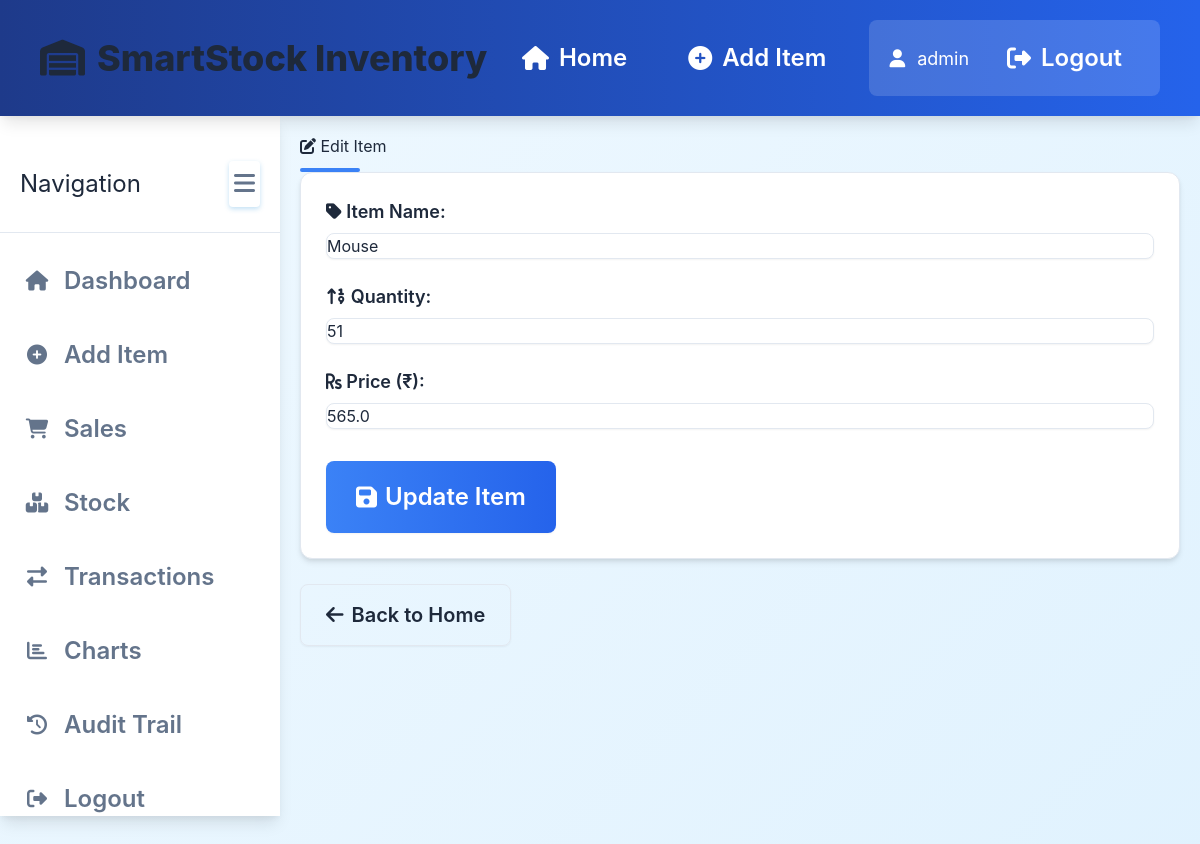
The app's page /edit-item/101 (signed in) with its own data.
### tables this page shows
CREATE TABLE Item (
                    item_code INTEGER PRIMARY KEY AUTOINCREMENT,
                    name TEXT,
                    qty INTEGER,
                    price REAL,
                    admin_id INTEGER,
                    created_at TIMESTAMP DEFAULT CURRENT_TIMESTAMP,
                    updated_at TIMESTAMP DEFAULT CURRENT_TIMESTAMP,
                    FOREIGN KEY (admin_id) REFERENCES Admin(admin_id)
                );

### app.py (the view, shortened to what this page needs)
@app.route('/edit-item/<int:item_id>', methods=['GET', 'POST'])
def edit_item(item_id):
    if 'logged_in' not in session:
        return redirect('/login')
    conn = None
    try:
        conn = get_db_connection()
    except Exception as e:
        if conn:
            conn.close()
        raise e
    queries = load_sql_query('read_queries.sql').split(';')
    item_query = queries[1].strip()  # Get specific item by ID query
    item = conn.execute(item_query, (item_id,)).fetchone()
    conn.close()
    return render_template('edit_item.html', item=item)

### app.py (called while the page is built)
def get_db_connection():
    conn = sqlite3.connect('smartstock.db')
    conn.row_factory = sqlite3.Row
    return conn

@app.context_processor
def inject_session():
    return dict(session=session)

### sql/sql_utils.py (called while the page is built)
def load_sql_query(filename):
    sql_dir = os.path.dirname(os.path.abspath(__file__))
    file_path = os.path.join(sql_dir, filename)
    with open(file_path, 'r') as file:
        return file.read().strip()

### templates/edit_item.html (shortened to what this page needs)
<!DOCTYPE html>
<html lang="en">
<head>
    <script src="https://cdn.tailwindcss.com"></script>
    <link rel="stylesheet" href="https://cdnjs.cloudflare.com/ajax/libs/font-awesome/6.4.0/css/all.min.css">
    <link rel="stylesheet" href="{{ url_for('static', filename='style.css') }}">
</head>
<body>
    <header class="header">
        <h1><i class="fas fa-warehouse"></i> SmartStock Inventory</h1>
        <div class="header-nav">
            <a href="/"><i class="fas fa-home"></i> Home</a>
            {% if session.logged_in %}
                <a href="/add-item"><i class="fas fa-plus-circle"></i> Add Item</a>
            {% endif %}
            {% if session.logged_in %}
                <div class="user-menu">
                    <i class="fas fa-user"></i>
                    <span>{{ session.username }}</span>
                    <a href="/logout" class="ml-2"><i class="fas fa-sign-out-alt"></i> Logout</a>
                </div>
            {% else %}
                <a href="/login"><i class="fas fa-sign-in-alt"></i> Login</a>
            {% endif %}
        </div>
    </header>
    <div class="main-layout">
        <aside class="sidebar">
            <div class="sidebar-header">
                <h3>Navigation</h3>
                <button class="toggle-sidebar">
                    <i class="fas fa-bars"></i>
                </button>
            </div>
            <ul class="sidebar-nav">
                <li><a href="/"><i class="fas fa-home"></i> <span>Dashboard</span></a></li>
                {% if session.logged_in %}
                <li><a href="/add-item"><i class="fas fa-plus-circle"></i> <span>Add Item</span></a></li>
                <li><a href="/sales"><i class="fas fa-shopping-cart"></i> <span>Sales</span></a></li>
                <li><a href="/stock"><i class="fas fa-boxes"></i> <span>Stock</span></a></li>
                <li><a href="/transactions"><i class="fas fa-exchange-alt"></i> <span>Transactions</span></a></li>
                {% endif %}
                <li><a href="/stock-chart"><i class="fas fa-chart-bar"></i> <span>Charts</span></a></li>
                <li><a href="/audit-trail"><i class="fas fa-history"></i> <span>Audit Trail</span></a></li>
                {% if session.logged_in %}
                <li><a href="/logout"><i class="fas fa-sign-out-alt"></i> <span>Logout</span></a></li>
                {% else %}
                <li><a href="/login"><i class="fas fa-sign-in-alt"></i> <span>Login</span></a></li>
                {% endif %}
            </ul>
        </aside>
        <main class="main-content">
            <h2><i class="fas fa-edit"></i> Edit Item</h2>
            <form method="POST" class="card">
                <div class="mb-6">
                    <label for="name"><i class="fas fa-tag"></i> Item Name:</label>
                    <input type="text" id="name" name="name" value="{{ item[1] }}" required placeholder="Enter item name">
                </div>
                <div class="mb-6">
                    <label for="qty"><i class="fas fa-sort-numeric-up"></i> Quantity:</label>
                    <input type="number" id="qty" name="qty" value="{{ item[2] }}" min="0" required placeholder="Enter quantity">
                </div>
                <div class="mb-8">
                    <label for="price"><i class="fas fa-rupee-sign"></i> Price (₹):</label>
                    <input type="number" id="price" name="price" value="{{ item[3] }}" step="0.01" min="0" required placeholder="Enter price">
                </div>
                <button type="submit" class="btn btn-primary btn-lg">
                    <i class="fas fa-save"></i> Update Item
                </button>
            </form>
            <a href="/" class="btn btn-outline">
                <i class="fas fa-arrow-left"></i> Back to Home
            </a>
        </main>
    </div>
</body>
</html>

### records on screen
Item: name "Mouse", qty "51", price "565.0"

### other values on screen
{{ session.username }} "admin"
